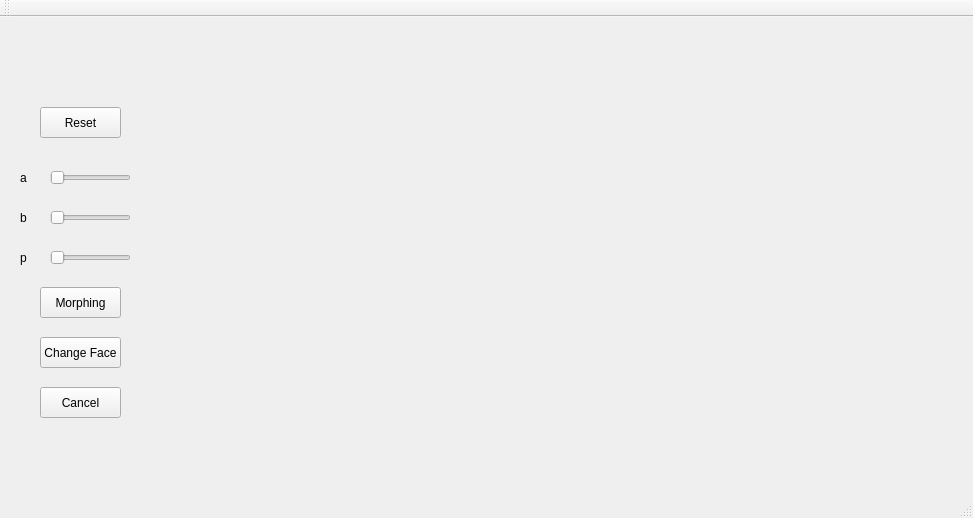
<?xml version="1.0" encoding="UTF-8"?>
<ui version="4.0">
 <class>imagemorphing</class>
 <widget class="QMainWindow" name="imagemorphing">
  <property name="geometry">
   <rect>
    <x>0</x>
    <y>0</y>
    <width>973</width>
    <height>518</height>
   </rect>
  </property>
  <property name="mouseTracking">
   <bool>true</bool>
  </property>
  <property name="windowTitle">
   <string>imagemorphing</string>
  </property>
  <widget class="QWidget" name="centralWidget">
   <property name="mouseTracking">
    <bool>true</bool>
   </property>
   <widget class="QPushButton" name="Reset">
    <property name="geometry">
     <rect>
      <x>40</x>
      <y>90</y>
      <width>81</width>
      <height>31</height>
     </rect>
    </property>
    <property name="text">
     <string>Reset</string>
    </property>
   </widget>
   <widget class="QPushButton" name="Run">
    <property name="geometry">
     <rect>
      <x>40</x>
      <y>270</y>
      <width>81</width>
      <height>31</height>
     </rect>
    </property>
    <property name="text">
     <string>Morphing</string>
    </property>
   </widget>
   <widget class="QLabel" name="label_2">
    <property name="geometry">
     <rect>
      <x>20</x>
      <y>150</y>
      <width>21</width>
      <height>21</height>
     </rect>
    </property>
    <property name="styleSheet">
     <string notr="true">font: 20pt &quot;Adobe Arabic&quot;;</string>
    </property>
    <property name="text">
     <string>a</string>
    </property>
   </widget>
   <widget class="QSlider" name="a">
    <property name="geometry">
     <rect>
      <x>50</x>
      <y>150</y>
      <width>81</width>
      <height>22</height>
     </rect>
    </property>
    <property name="minimum">
     <number>1</number>
    </property>
    <property name="maximum">
     <number>1000</number>
    </property>
    <property name="singleStep">
     <number>1</number>
    </property>
    <property name="sliderPosition">
     <number>1</number>
    </property>
    <property name="orientation">
     <enum>Qt::Horizontal</enum>
    </property>
   </widget>
   <widget class="QPushButton" name="Cancel">
    <property name="geometry">
     <rect>
      <x>40</x>
      <y>370</y>
      <width>81</width>
      <height>31</height>
     </rect>
    </property>
    <property name="text">
     <string>Cancel</string>
    </property>
   </widget>
   <widget class="QPushButton" name="Change">
    <property name="geometry">
     <rect>
      <x>40</x>
      <y>320</y>
      <width>81</width>
      <height>31</height>
     </rect>
    </property>
    <property name="text">
     <string>Change Face</string>
    </property>
   </widget>
   <widget class="QLabel" name="label_3">
    <property name="geometry">
     <rect>
      <x>20</x>
      <y>190</y>
      <width>21</width>
      <height>21</height>
     </rect>
    </property>
    <property name="styleSheet">
     <string notr="true">font: 20pt &quot;Adobe Arabic&quot;;</string>
    </property>
    <property name="text">
     <string>b</string>
    </property>
   </widget>
   <widget class="QSlider" name="b">
    <property name="geometry">
     <rect>
      <x>50</x>
      <y>190</y>
      <width>81</width>
      <height>22</height>
     </rect>
    </property>
    <property name="minimum">
     <number>5</number>
    </property>
    <property name="maximum">
     <number>20</number>
    </property>
    <property name="singleStep">
     <number>1</number>
    </property>
    <property name="sliderPosition">
     <number>5</number>
    </property>
    <property name="orientation">
     <enum>Qt::Horizontal</enum>
    </property>
   </widget>
   <widget class="QLabel" name="label_4">
    <property name="geometry">
     <rect>
      <x>20</x>
      <y>220</y>
      <width>21</width>
      <height>41</height>
     </rect>
    </property>
    <property name="styleSheet">
     <string notr="true">font: 20pt &quot;Adobe Arabic&quot;;</string>
    </property>
    <property name="text">
     <string>p</string>
    </property>
   </widget>
   <widget class="QSlider" name="p">
    <property name="geometry">
     <rect>
      <x>50</x>
      <y>230</y>
      <width>81</width>
      <height>22</height>
     </rect>
    </property>
    <property name="maximum">
     <number>10</number>
    </property>
    <property name="singleStep">
     <number>1</number>
    </property>
    <property name="sliderPosition">
     <number>0</number>
    </property>
    <property name="orientation">
     <enum>Qt::Horizontal</enum>
    </property>
   </widget>
  </widget>
  <widget class="QMenuBar" name="menuBar">
   <property name="geometry">
    <rect>
     <x>0</x>
     <y>0</y>
     <width>973</width>
     <height>23</height>
    </rect>
   </property>
  </widget>
  <widget class="QToolBar" name="mainToolBar">
   <attribute name="toolBarArea">
    <enum>TopToolBarArea</enum>
   </attribute>
   <attribute name="toolBarBreak">
    <bool>false</bool>
   </attribute>
  </widget>
  <widget class="QStatusBar" name="statusBar"/>
 </widget>
 <layoutdefault spacing="6" margin="11"/>
 <resources/>
 <connections/>
</ui>
